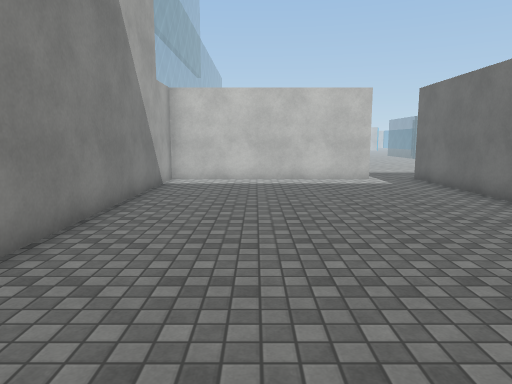
view 1 (above)

19 first-person views from a walk through a Unity game level. The camera is 1.5 m above the floor, tilts 8° down and sees 70° across. The floor is counted in squares, 1 m on a side. Each view is taken from the middle of a square. On the plan, view 1 faces up. The plan holds only what a view shows up to about 16 squares ahead; the rest is blank. The place goes on beyond the plan. Some animated figures are not drawn. Surface patterns are stand-ins for the level's own textures.

view 2
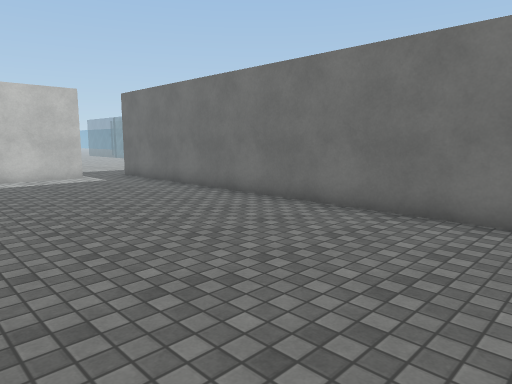

view 3
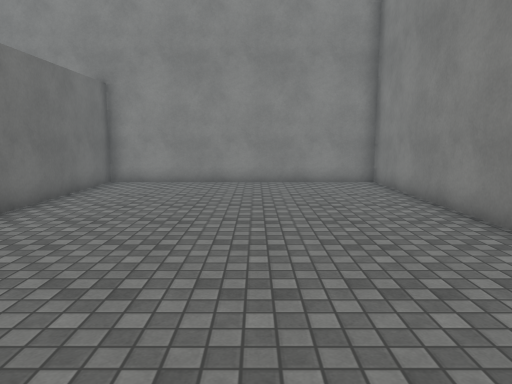

view 4
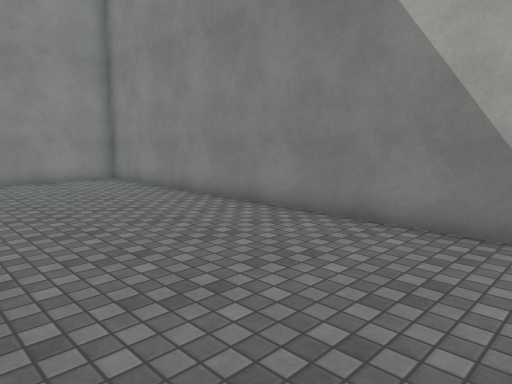

view 5
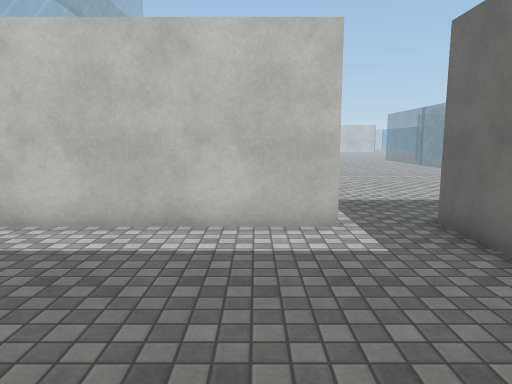

view 6
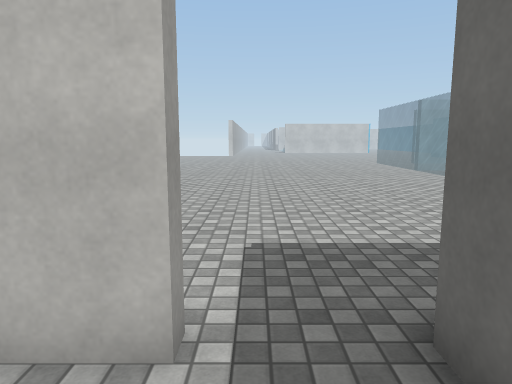

view 7
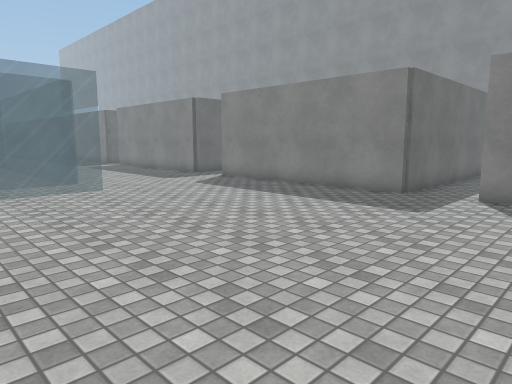

view 8
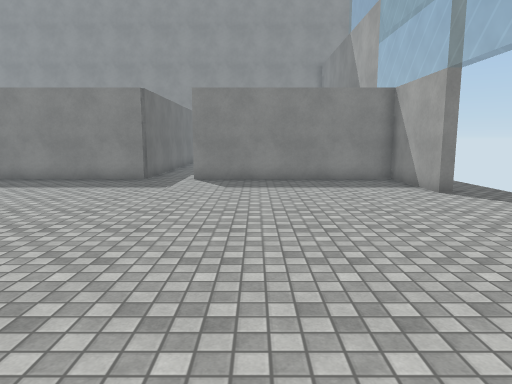

view 9
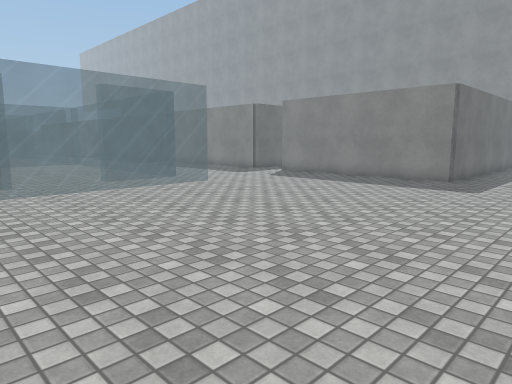

view 10
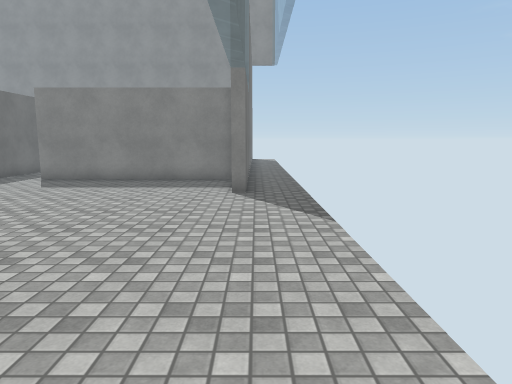

view 11
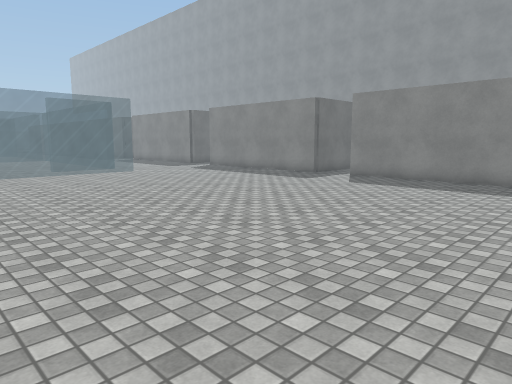

view 12
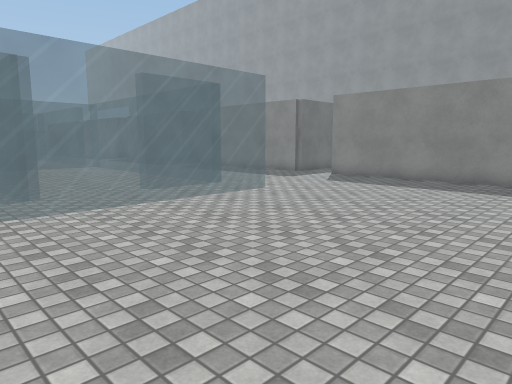

view 13
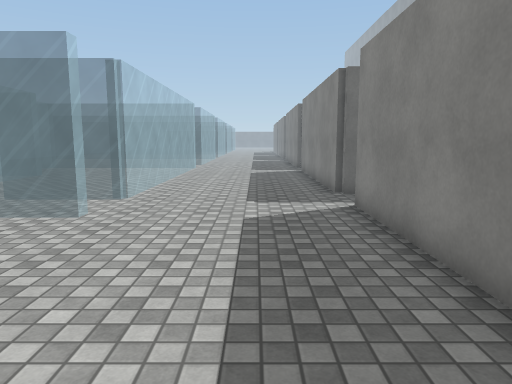

view 14
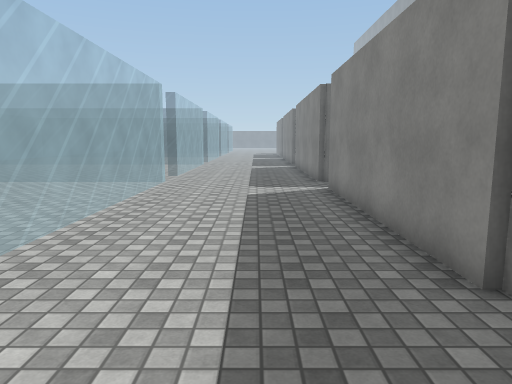

view 15
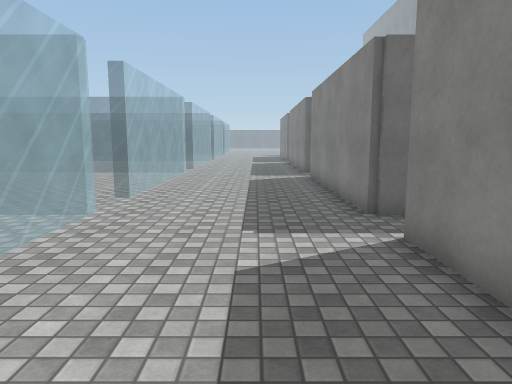

view 16
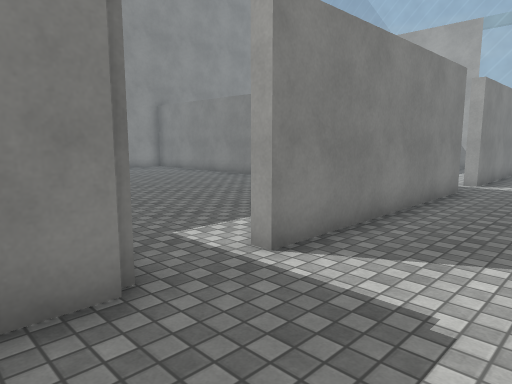

view 17
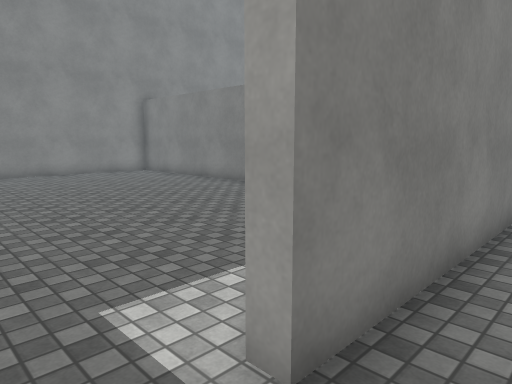

view 18
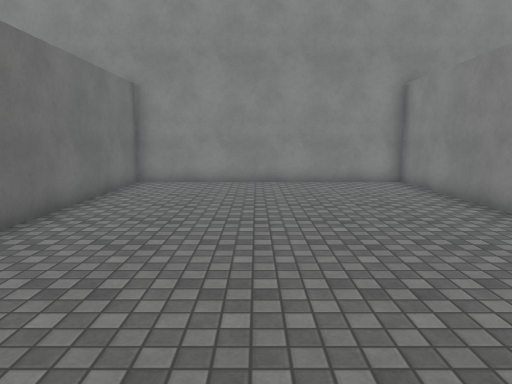

view 19
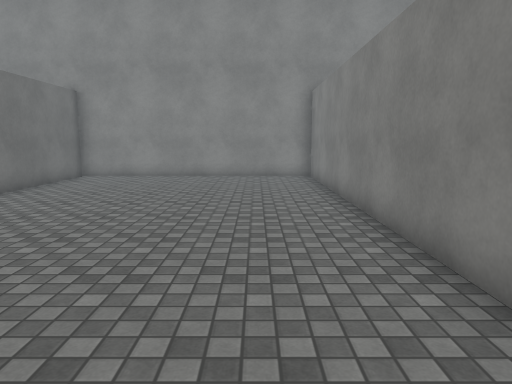

### Floor plan
Key: @ floor where view 1 was taken; # wall or solid block; . floor; = window, fence, low wall or low ledge.
Columns run from 5 left of view 1 to 35 right of it. Each row starts with its distance up from view 1.
 29  . ..  . .. ..
 28   ................=        =
 27 ..................=..=    ==    ...   ...
 26 ..................=..........  =...  ....
 25 ..................=............=.........
 24 ..................=............=.........
 23 ..................=.=..........=.........
 22 ..................=.=..........=.........
 21 ..................=..===========..=======
 20 .........................................
 19 .........................................
 18 .=.......................................
 17 .=.......................................
 16 .=.......................................
 15 .=########.#########..########. ########.
 14 .=.........#  .    ..##       .#
 13 .=.........#      ...
 12  #.........#.........
 11  #.........#.........
 10  #.........#.........
  9  #.........#.........
  8  #.........#.........
  7  #.........#.........
  6  #.........#.........#
  5  #.........#.........#
  4  #.........#.........#
  3  #.........#.........#
  2  #.........#.........#
  1  #.........#.........#
  0  #...@.....#.........#
 -1  #.........#.........#
 -2  #####################

Where each view was taken, in squares from view 1:
view 1: 0 up, 0 right, facing up
view 2: 1 down, 1 left, facing up-right
view 3: 12 up, 1 right, facing down
view 4: 13 up, 3 right, facing down-left
view 5: 8 up, 3 right, facing up
view 6: 12 up, 5 right, facing up
view 7: 25 up, 2 right, facing down-right
view 8: 29 up, 2 right, facing down
view 9: 29 up, 2 right, facing down-right
view 10: 29 up, 4 left, facing down
view 11: 29 up, 4 left, facing down-right
view 12: 29 up, 5 right, facing down-right
view 13: 17 up, 6 right, facing right
view 14: 17 up, 13 right, facing right
view 15: 17 up, 19 right, facing right
view 16: 18 up, 18 right, facing down-left
view 17: 16 up, 16 right, facing down-left
view 18: 12 up, 12 right, facing down
view 19: 14 up, 9 right, facing down
